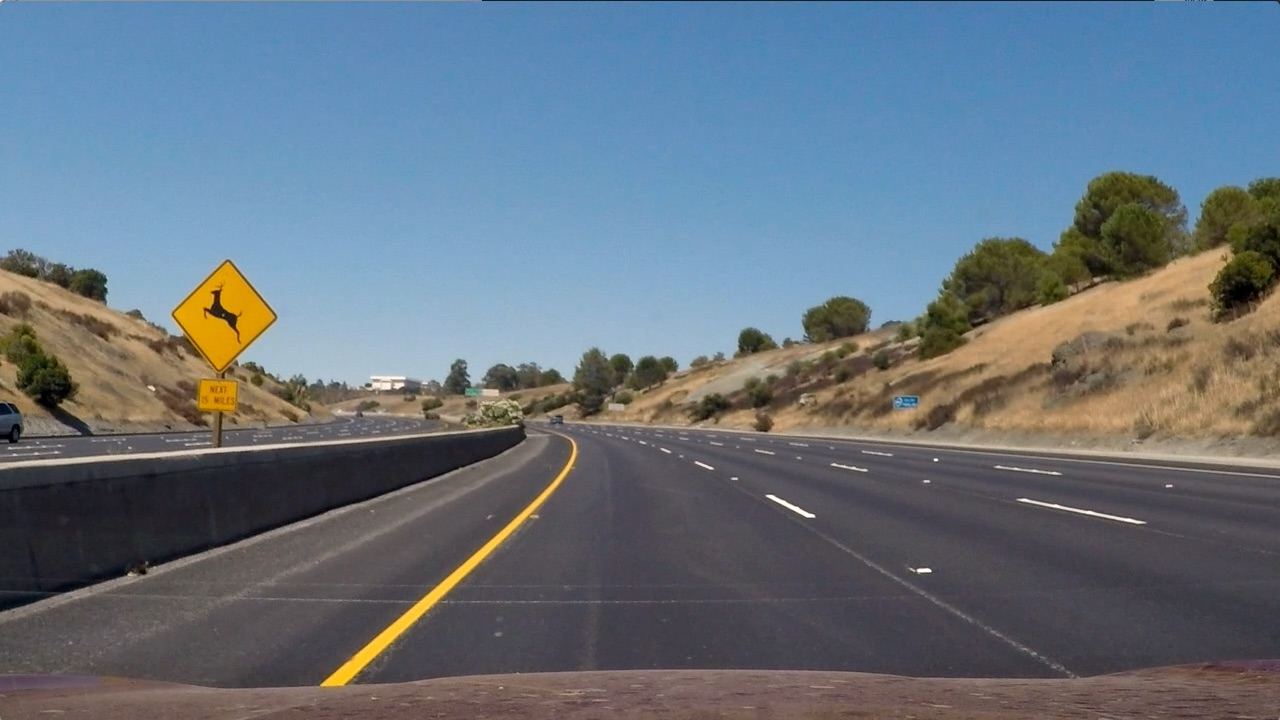
#> input picture test_images/test2.jpg, 1280 x 720 px; its folder holds 5 pictures in this run
$ python sliding_window_polyfit.py   (older library calls are emulated)
#> lines starting #> are read from the running program, lines starting #| are printed output that depends on the picture; after the words box and inside, x2 and y2 are one past the last pixel; in counts of white or black regions, pixels touching at a corner belong together
### pipeline.py
from binary_thresholder import binary_threshold_pipeline
from perspective_transformer import get_perspective_transform

import pickle
import cv2
import glob
import matplotlib.pyplot as plt


def pipeline(img):
    # Undistort
    camera_parameters = pickle.load(open("./calibration_parameters/camera_matrix.p", "rb"))

    img_undistort = cv2.undistort(img, camera_parameters['mtx'],
                                  camera_parameters['dist'], None, camera_parameters['mtx'])

    # Perspective Transform
    warp_m, warp_minv = get_perspective_transform(img_undistort, display=False)
    perspective_transformed = cv2.warpPerspective(img, warp_m, (img.shape[1], img.shape[0]), flags=cv2.INTER_LINEAR)

    binary_img = binary_threshold_pipeline(perspective_transformed)

    return binary_img, warp_minv


# [23 lines left out: function main, not called in this run]

# [2 lines that do not run on import are left out]

### perspective_transformer.py
import cv2
import matplotlib.image as mpimg
import matplotlib.pyplot as plt
import numpy as np


def get_perspective_transform(image, src_in=None, dst_in=None, display=True):
    img_size = image.shape
    if src_in is None:
        src = np.array([[585. / 1280. * img_size[1], 455. / 720. * img_size[0]],
                        [705. / 1280. * img_size[1], 455. / 720. * img_size[0]],
                        [1130. / 1280. * img_size[1], 720. / 720. * img_size[0]],
                        [190. / 1280. * img_size[1], 720. / 720. * img_size[0]]], np.float32)
    else:
        src = src_in

    if dst_in is None:
        dst = np.array([[300. / 1280. * img_size[1], 100. / 720. * img_size[0]],
                        [1000. / 1280. * img_size[1], 100. / 720. * img_size[0]],
                        [1000. / 1280. * img_size[1], 720. / 720. * img_size[0]],
                        [300. / 1280. * img_size[1], 720. / 720. * img_size[0]]], np.float32)
    else:
        dst = dst_in

    warp_m = cv2.getPerspectiveTransform(src, dst)
    warp_minv = cv2.getPerspectiveTransform(dst, src)

    if display:
        plt.subplot(1, 2, 1)
        plt.imshow(image, cmap='gray')
        colors = ['r+', 'g+', 'b+', 'c+']
        for i in range(4):
            plt.plot(src[i, 0], src[i, 1], colors[i])

        im2 = cv2.warpPerspective(image, warp_m, (image.shape[1], image.shape[0]), flags=cv2.INTER_LINEAR)
        plt.subplot(1, 2, 2)
        plt.imshow(im2, cmap='gray')
        for i in range(4):
            plt.plot(dst[i, 0], dst[i, 1], colors[i])

        file_name = "./output_images/perspective_transform.png"
        plt.savefig(file_name)
        plt.show()
        plt.close('all')

    return warp_m, warp_minv


# [3 lines that do not run on import are left out]

### binary_thresholder.py
import numpy as np
import cv2
import matplotlib.pyplot as plt
import matplotlib.image as mpimg
import glob


def s_channel_threshold(img, thresh=(170, 255)):
    # Convert to HLS color space and separate the S channel
    hls = cv2.cvtColor(img, cv2.COLOR_RGB2HLS)
    s_channel = hls[:, :, 2]
    s_binary = np.zeros_like(s_channel)
    s_binary[(s_channel >= thresh[0]) & (s_channel <= thresh[1])] = 1
    return s_binary


def l_channel_threshold(img, thresh=(220, 255)):
    # Convert to HLS color space and separate the L channel
    hls = cv2.cvtColor(img, cv2.COLOR_RGB2HLS)
    hls_l = hls[:, :, 1]
    hls_l = hls_l * (255 / np.max(hls_l))
    binary_output = np.zeros_like(hls_l)
    binary_output[(hls_l > thresh[0]) & (hls_l <= thresh[1])] = 1
    return binary_output


def b_channel_threshold(img, thresh=(190, 255)):
    # Convert to LAB color space and separate the B channel
    lab = cv2.cvtColor(img, cv2.COLOR_RGB2Lab)
    lab_b = lab[:, :, 2]
    if np.max(lab_b) > 175:
        lab_b = lab_b * (255 / np.max(lab_b))
    binary_output = np.zeros_like(lab_b)
    binary_output[((lab_b > thresh[0]) & (lab_b <= thresh[1]))] = 1
    return binary_output


def abs_sobel_thresh(img, orient='x', sobel_kernel=3, thresh=(0, 255)):
    # Convert to grayscale
    abs_sobel = 0.0
    gray = cv2.cvtColor(img, cv2.COLOR_RGB2GRAY)
    # Apply x or y gradient with the OpenCV Sobel() function
    # and take the absolute value
    if orient == 'x':
        abs_sobel = np.absolute(cv2.Sobel(gray, cv2.CV_64F, 1, 0, ksize=sobel_kernel))
    if orient == 'y':
        abs_sobel = np.absolute(cv2.Sobel(gray, cv2.CV_64F, 0, 1, ksize=sobel_kernel))
    # Rescale back to 8 bit integer
    scaled_sobel = np.uint8(255 * abs_sobel / np.max(abs_sobel))
    # Create a copy and apply the threshold
    binary_output = np.zeros_like(scaled_sobel)
    # Here I'm using inclusive (>=, <=) thresholds, but exclusive is ok too
    binary_output[(scaled_sobel >= thresh[0]) & (scaled_sobel <= thresh[1])] = 1

    # Return the result
    return binary_output


# Define a function to return the magnitude of the gradient
# for a given sobel kernel size and threshold values
def mag_thresh(img, sobel_kernel=3, mag_thresh=(0, 255)):
    # Convert to grayscale
    gray = cv2.cvtColor(img, cv2.COLOR_RGB2GRAY)
    # Take both Sobel x and y gradients
    sobelx = cv2.Sobel(gray, cv2.CV_64F, 1, 0, ksize=sobel_kernel)
    sobely = cv2.Sobel(gray, cv2.CV_64F, 0, 1, ksize=sobel_kernel)
    # Calculate the gradient magnitude
    gradmag = np.sqrt(sobelx ** 2 + sobely ** 2)
    # Rescale to 8 bit
    scale_factor = np.max(gradmag) / 255
    gradmag = (gradmag / scale_factor).astype(np.uint8)
    # Create a binary image of ones where threshold is met, zeros otherwise
    binary_output = np.zeros_like(gradmag)
    binary_output[(gradmag >= mag_thresh[0]) & (gradmag <= mag_thresh[1])] = 1

    # Return the binary image
    return binary_output


# Define a function to threshold an image for a given range and Sobel kernel
def dir_threshold(img, sobel_kernel=3, thresh=(0, np.pi / 2)):
    # Grayscale
    gray = cv2.cvtColor(img, cv2.COLOR_RGB2GRAY)
    # Calculate the x and y gradients
    sobelx = cv2.Sobel(gray, cv2.CV_64F, 1, 0, ksize=sobel_kernel)
    sobely = cv2.Sobel(gray, cv2.CV_64F, 0, 1, ksize=sobel_kernel)
    # Take the absolute value of the gradient direction,
    # apply a threshold, and create a binary image result
    absgraddir = np.arctan2(np.absolute(sobely), np.absolute(sobelx))
    binary_output = np.zeros_like(absgraddir)
    binary_output[(absgraddir >= thresh[0]) & (absgraddir <= thresh[1])] = 1

    # Return the binary image
    return binary_output


# [23 lines left out: function region_of_interest, not called in this run]


def binary_threshold_pipeline(original_image):
    # Choose a Sobel kernel size
    ksize = 15  # Choose a larger odd number to smooth gradient measurements

    # Apply each of the thresholding functions
    gradx = abs_sobel_thresh(original_image, orient='x', sobel_kernel=ksize, thresh=(50, 100))
    # grady = abs_sobel_thresh(original_image, orient='y', sobel_kernel=ksize, thresh=(50, 100))
    mag_binary = mag_thresh(original_image, sobel_kernel=ksize, mag_thresh=(50, 100))
    dir_binary = dir_threshold(original_image, sobel_kernel=ksize, thresh=(0.7, 1.3))
    hls_s_binary = s_channel_threshold(original_image, thresh=(170, 255))
    hls_l_binary = l_channel_threshold(original_image)
    lab_b_binary = b_channel_threshold(original_image)

    combined_image = np.zeros_like(dir_binary)

    # combined_image[((gradx == 1) & (grady == 1)) | ((mag_binary == 1) & (dir_binary == 1)) | (hls_s_binary == 1)] = 1
    # combined_image[(gradx == 1) | ((mag_binary == 1) & (dir_binary == 1)) | (hls_s_binary == 1)] = 1

    combined_image[(gradx == 1) |
                   ((mag_binary == 1) & (dir_binary == 1)) |
                   (hls_s_binary == 1) |
                   (hls_l_binary == 1) |
                   (lab_b_binary == 1)] = 1

    # combined_image[(hls_l_binary == 1) | (lab_b_binary == 1)] = 1

    return combined_image


# [18 lines left out: function binary_threshold_main, not called in this run]


# [2 lines that do not run on import are left out]

### lane_drawer.py
import numpy as np
import cv2
import matplotlib.pyplot as plt
from pipeline import pipeline


def draw_lane(original_img, binary_img, l_fit, r_fit, minv, curv_rad, center_dist):
    new_img = np.copy(original_img)
    if l_fit is None or r_fit is None:
        return original_img
    # Create an image to draw the lines on
    warp_zero = np.zeros_like(binary_img).astype(np.uint8)
    color_warp = np.dstack((warp_zero, warp_zero, warp_zero))

    h, w = binary_img.shape
    ploty = np.linspace(0, h - 1, num=h)  # to cover same y-range as image
    left_fitx = l_fit[0] * ploty ** 2 + l_fit[1] * ploty + l_fit[2]
    right_fitx = r_fit[0] * ploty ** 2 + r_fit[1] * ploty + r_fit[2]

    # Recast the x and y points into usable format for cv2.fillPoly()
    pts_left = np.array([np.transpose(np.vstack([left_fitx, ploty]))])
    pts_right = np.array([np.flipud(np.transpose(np.vstack([right_fitx, ploty])))])
    pts = np.hstack((pts_left, pts_right))

    # Draw the lane onto the warped blank image
    cv2.fillPoly(color_warp, np.int_([pts]), (0, 255, 0))
    cv2.polylines(color_warp, np.int32([pts_left]), isClosed=False, color=(255, 0, 255), thickness=15)
    cv2.polylines(color_warp, np.int32([pts_right]), isClosed=False, color=(0, 255, 255), thickness=15)

    # Warp the blank back to original image space using inverse perspective matrix (Minv)
    newwarp = cv2.warpPerspective(color_warp, minv, (w, h))
    # Combine the result with the original image
    result = cv2.addWeighted(new_img, 1, newwarp, 0.5, 0)

    # Add curvature info to image
    font = cv2.FONT_HERSHEY_PLAIN
    text = 'Curve radius: ' + '{:04.2f}'.format(curv_rad) + 'm'
    cv2.putText(result, text, (40, 70), font, 2.5, (200, 255, 155), 2, cv2.LINE_AA)
    direction = ''
    if center_dist > 0:
        direction = 'right'
    elif center_dist < 0:
        direction = 'left'
    abs_center_dist = abs(center_dist)
    text = '{:04.3f}'.format(abs_center_dist) + 'm ' + direction + ' of center'
    cv2.putText(result, text, (40, 120), font, 2.5, (200, 255, 155), 2, cv2.LINE_AA)

    return result

### sliding_window_polyfit.py
import numpy as np
import cv2
import matplotlib.pyplot as plt
from pipeline import pipeline
from lane_drawer import draw_lane


def sliding_window_polyfit(img):
    # Take a histogram of the bottom half of the image
    hist = np.sum(img[img.shape[0] // 2:, :], axis=0)

    # Find the peak of the left and right halves of the histogram
    # These will be the starting point for the left and right lines
    midpoint = np.int(hist.shape[0] // 2)

    leftx_base = np.argmax(hist[:midpoint])
    # rightx_base = np.argmax(hist[midpoint:(midpoint + quarter_point)]) + midpoint
    rightx_base = np.argmax(hist[midpoint:]) + midpoint

    # Choose the number of sliding windows
    nwindows = 10
    # Set height of windows
    window_height = np.int(img.shape[0] / nwindows)
    # Identify the x and y positions of all nonzero pixels in the image
    nonzero = img.nonzero()
    nonzeroy = np.array(nonzero[0])
    nonzerox = np.array(nonzero[1])
    # Current positions to be updated for each window
    leftx_current = leftx_base
    rightx_current = rightx_base
    # Set the width of the windows +/- margin
    margin = 80
    # Set minimum number of pixels found to recenter window
    minpix = 40
    # Create empty lists to receive left and right lane pixel indices
    left_lane_inds = []
    right_lane_inds = []
    # Rectangle data for visualization
    rectangle_data = []

    # Step through the windows one by one
    for window in range(nwindows):
        # Identify window boundaries in x and y (and right and left)
        win_y_low = img.shape[0] - (window + 1) * window_height
        win_y_high = img.shape[0] - window * window_height
        win_xleft_low = leftx_current - margin
        win_xleft_high = leftx_current + margin
        win_xright_low = rightx_current - margin
        win_xright_high = rightx_current + margin
        rectangle_data.append((win_y_low, win_y_high, win_xleft_low, win_xleft_high, win_xright_low, win_xright_high))
        # Identify the nonzero pixels in x and y within the window
        good_left_inds = ((nonzeroy >= win_y_low) & (nonzeroy < win_y_high) & (nonzerox >= win_xleft_low) & (
            nonzerox < win_xleft_high)).nonzero()[0]
        good_right_inds = ((nonzeroy >= win_y_low) & (nonzeroy < win_y_high) & (nonzerox >= win_xright_low) & (
            nonzerox < win_xright_high)).nonzero()[0]

        # Append these indices to the lists
        left_lane_inds.append(good_left_inds)
        right_lane_inds.append(good_right_inds)
        # If you found > minpix pixels, recenter next window on their mean position
        if len(good_left_inds) > minpix:
            leftx_current = np.int(np.mean(nonzerox[good_left_inds]))
        if len(good_right_inds) > minpix:
            rightx_current = np.int(np.mean(nonzerox[good_right_inds]))

    # Concatenate the arrays of indices
    left_lane_inds = np.concatenate(left_lane_inds)
    right_lane_inds = np.concatenate(right_lane_inds)

    # Extract left and right line pixel positions
    leftx = nonzerox[left_lane_inds]
    lefty = nonzeroy[left_lane_inds]
    rightx = nonzerox[right_lane_inds]
    righty = nonzeroy[right_lane_inds]

    left_fit, right_fit = (None, None)
    # Fit a second order polynomial to each
    if len(leftx) != 0:
        left_fit = np.polyfit(lefty, leftx, 2)
    if len(rightx) != 0:
        right_fit = np.polyfit(righty, rightx, 2)

    visualization_data = (rectangle_data, hist)

    return left_fit, right_fit, left_lane_inds, right_lane_inds, visualization_data


# this assumes that the fit will not change significantly from one video frame to the next
def polyfit_using_previous_fit(binary_warped, left_fit_prev, right_fit_prev):
    nonzero = binary_warped.nonzero()
    nonzeroy = np.array(nonzero[0])
    nonzerox = np.array(nonzero[1])
    margin = 80
    left_lane_inds = (
        (nonzerox > (left_fit_prev[0] * (nonzeroy ** 2) + left_fit_prev[1] * nonzeroy + left_fit_prev[2] - margin)) &
        (nonzerox < (left_fit_prev[0] * (nonzeroy ** 2) + left_fit_prev[1] * nonzeroy + left_fit_prev[2] + margin)))
    right_lane_inds = (
        (nonzerox > (right_fit_prev[0] * (nonzeroy ** 2) + right_fit_prev[1] * nonzeroy + right_fit_prev[2] - margin)) &
        (nonzerox < (right_fit_prev[0] * (nonzeroy ** 2) + right_fit_prev[1] * nonzeroy + right_fit_prev[2] + margin)))

    # Again, extract left and right line pixel positions
    leftx = nonzerox[left_lane_inds]
    lefty = nonzeroy[left_lane_inds]
    rightx = nonzerox[right_lane_inds]
    righty = nonzeroy[right_lane_inds]

    left_fit_new, right_fit_new = (None, None)
    if len(leftx) != 0:
        # Fit a second order polynomial to each
        left_fit_new = np.polyfit(lefty, leftx, 2)
    if len(rightx) != 0:
        right_fit_new = np.polyfit(righty, rightx, 2)
    return left_fit_new, right_fit_new, left_lane_inds, right_lane_inds


# Method to determine radius of curvature and distance from lane center
def curvature_calculator(binary_image, l_fit, r_fit, l_lane_inds, r_lane_inds):
    # Define conversions in x and y from pixels space to meters
    # ym_per_pix = 3.048 / 100

    ym_per_pix = 30 / 720
    xm_per_pix = 3.7 / 700

    left_curverad, right_curverad, center_dist = (0, 0, 0)
    # Define y-value where we want radius of curvature
    # I'll choose the maximum y-value, corresponding to the bottom of the image
    h = binary_image.shape[0]
    ploty = np.linspace(0, h - 1, h)
    y_eval = np.max(ploty)

    # Identify the x and y positions of all nonzero pixels in the image
    nonzero = binary_image.nonzero()
    nonzeroy = np.array(nonzero[0])
    nonzerox = np.array(nonzero[1])
    # Again, extract left and right line pixel positions
    leftx = nonzerox[l_lane_inds]
    lefty = nonzeroy[l_lane_inds]
    rightx = nonzerox[r_lane_inds]
    righty = nonzeroy[r_lane_inds]

    if len(leftx) != 0 and len(rightx) != 0:
        # Fit new polynomials to x,y in world space
        left_fit_cr = np.polyfit(lefty * ym_per_pix, leftx * xm_per_pix, 2)
        right_fit_cr = np.polyfit(righty * ym_per_pix, rightx * xm_per_pix, 2)
        # Calculate the new radii of curvature
        left_curverad = ((1 + (2 * left_fit_cr[0] * y_eval * ym_per_pix + left_fit_cr[1]) ** 2) ** 1.5) / np.absolute(
            2 * left_fit_cr[0])
        right_curverad = (
                             (1 + (
                                 2 * right_fit_cr[0] * y_eval * ym_per_pix + right_fit_cr[
                                     1]) ** 2) ** 1.5) / np.absolute(
            2 * right_fit_cr[0])
        # Now our radius of curvature is in meters

    # Distance from center is image x midpoint - mean of l_fit and r_fit intercepts
    if r_fit is not None and l_fit is not None:
        car_position = binary_image.shape[1] / 2
        l_fit_x_int = l_fit[0] * h ** 2 + l_fit[1] * h + l_fit[2]
        r_fit_x_int = r_fit[0] * h ** 2 + r_fit[1] * h + r_fit[2]
        lane_center_position = (r_fit_x_int + l_fit_x_int) / 2
        center_dist = (car_position - lane_center_position) * xm_per_pix

    # Using US regulations data.
    # http://onlinemanuals.txdot.gov/txdotmanuals/rdw/horizontal_alignment.htm#BGBHGEGC
    # 4575ft = 1394.46m
    left_curverad = min(left_curverad, 1395)
    right_curverad = min(right_curverad, 1395)

    return left_curverad, right_curverad, center_dist


if __name__ == "__main__":
    # visualize the result on example image
    example_img = cv2.imread('./test_images/test2.jpg')
#> example_img is the input picture: shape (720, 1280, 3); mean B, G, R 125.5, 114.6, 102.8
    example_img = cv2.cvtColor(example_img, cv2.COLOR_BGR2RGB)
    example_img_bin, minv = pipeline(example_img)
#> (reads calibration_parameters/camera_matrix.p from the repository)
#> in pipeline, `img_undistort = cv2.undistort(img, camera_parameters['mtx'], camera_pa..`:
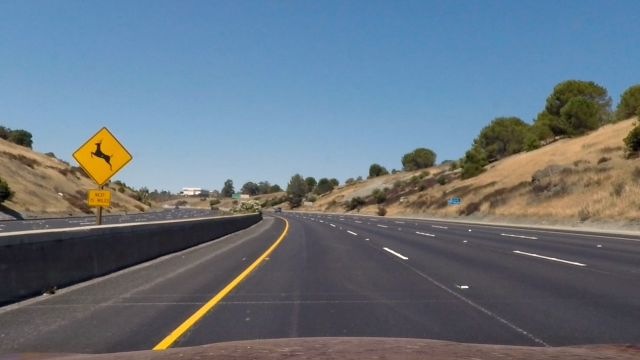
#> img_undistort: shape (720, 1280, 3) (shown at 1/2 size); mean R, G, B 103.9, 115.7, 126.3
#> in pipeline, `warp_m, warp_minv = get_perspective_transform(img_undistort, display=F..`: warp_m = [[-0.544, -1.53, 986.6], [-8.05e-16, -1.95, 877], [-1.16e-18, -0.0024, 1]]; warp_minv = [[0.15, -0.793, 547], [7.11e-17, -0.513, 450.2], [2.09e-19, -0.00123, 1]]
#> in binary_threshold_pipeline, `gradx = abs_sobel_thresh(original_image, orient='x', sobel_kernel=ksiz..`:
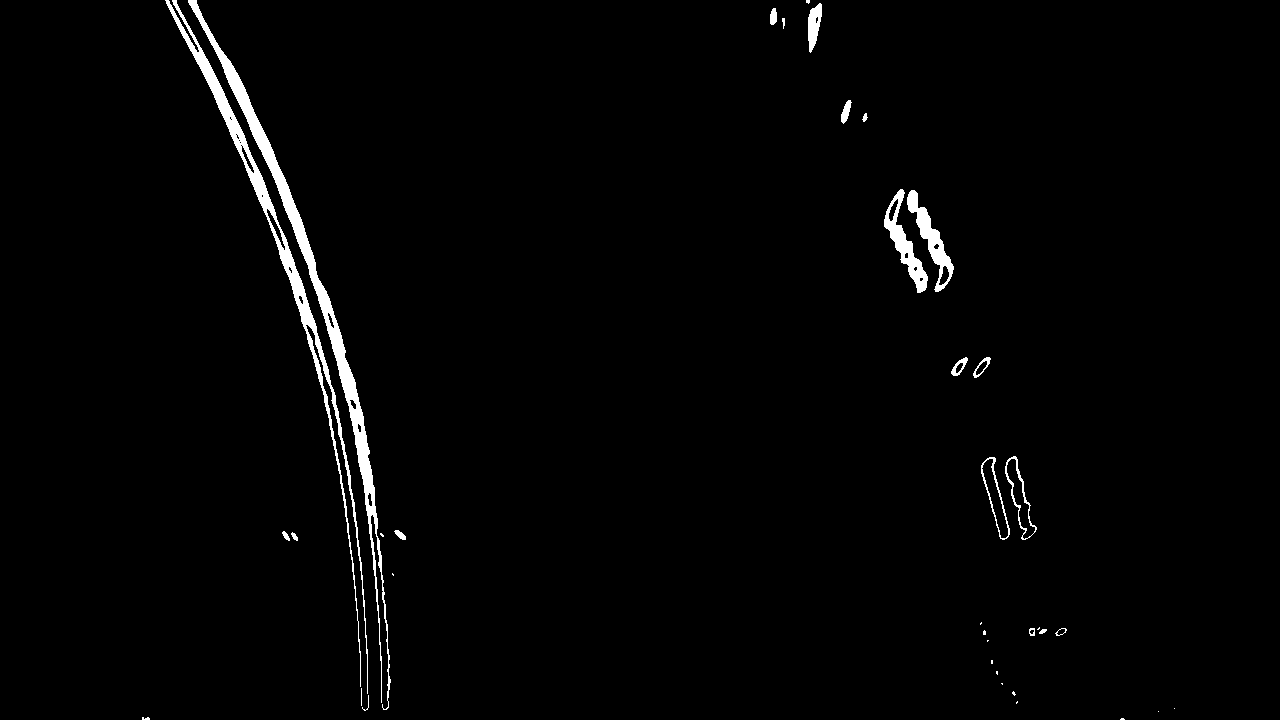
#> gradx: shape (720, 1280); values 0 (black) and 1 (white), 1.8% white; 37 white regions (17 under 20 px), largest, box (x1, y1, x2, y2) and area: (188, 0, 391, 710) 6384, (165, 0, 368, 694) 5290, (884, 189, 928, 293) 1285
#> in mag_thresh, `sobely = cv2.Sobel(gray, cv2.CV_64F, 0, 1, ksize=sobel_kernel)`:
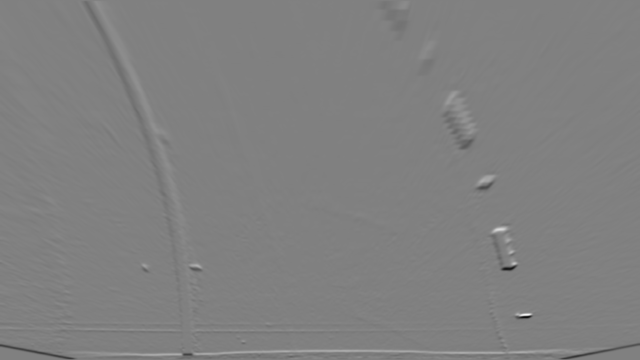
#> sobely: shape (720, 1280) float64 (shown at 1/2 size); min -4.49e+09, max 4.4e+09, mean -4389654.1; drawn with min black and max white
#> in mag_thresh, `scale_factor = np.max(gradmag) / 255`: scale_factor = 17619919.7
#> in binary_threshold_pipeline, `lab_b_binary = b_channel_threshold(original_image)`:
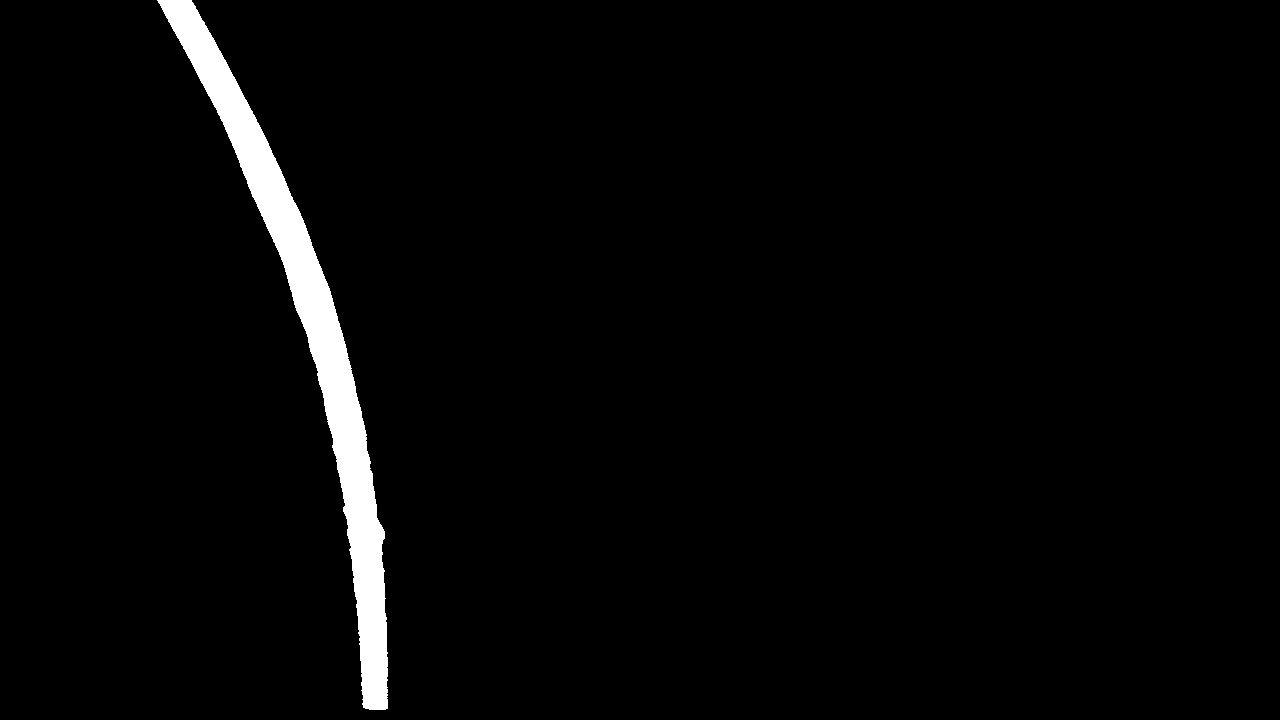
#> lab_b_binary: shape (720, 1280) float64; values 0 (black) and 1 (white), 2.6% white; 1 white region, box (x1, y1, x2, y2) and area: (157, 0, 388, 710) 24386
#> minv has the same summary as warp_minv in pipeline
#> (the rest of the program and of its run is left out)
